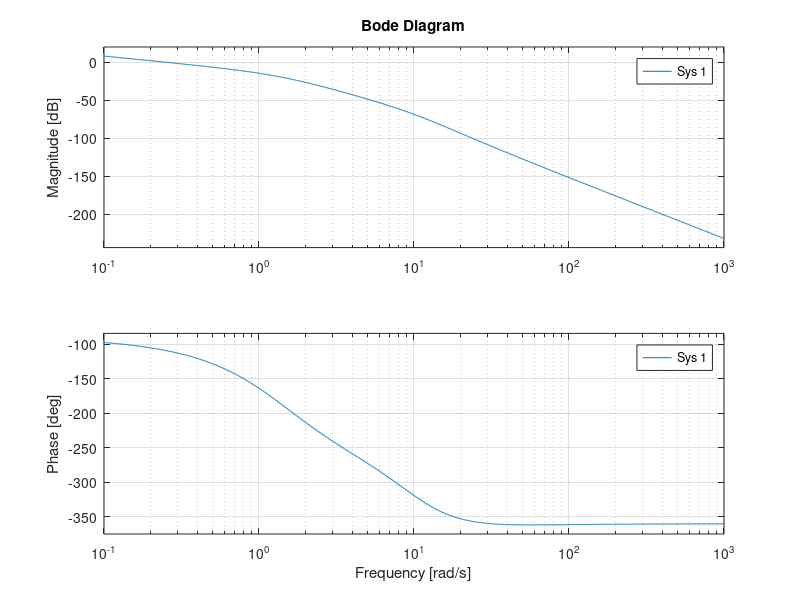
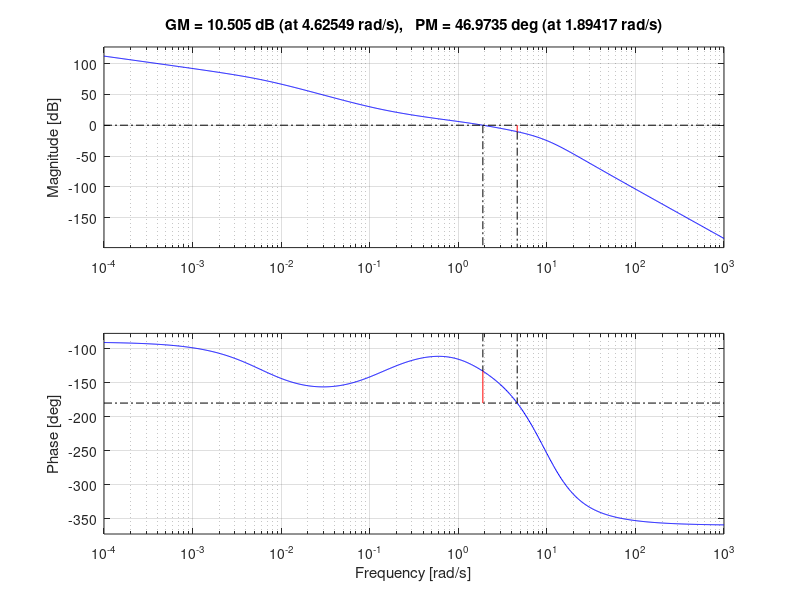
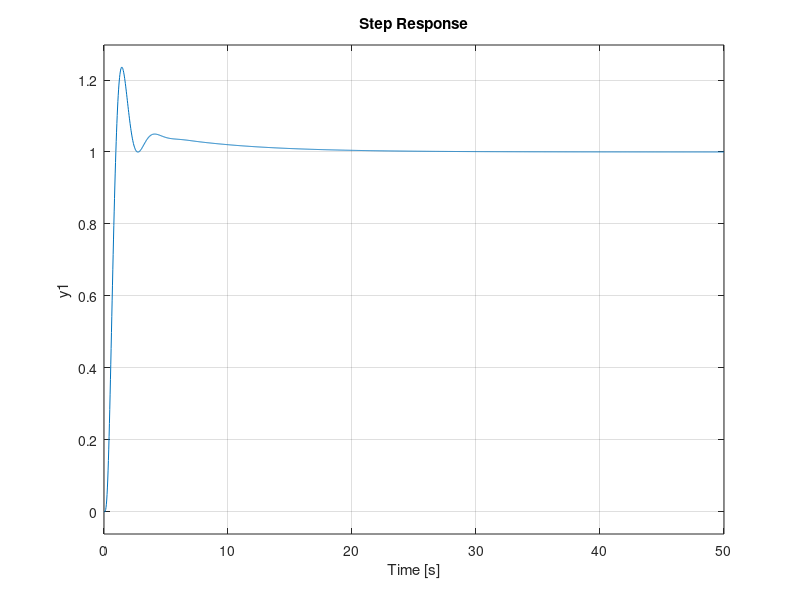
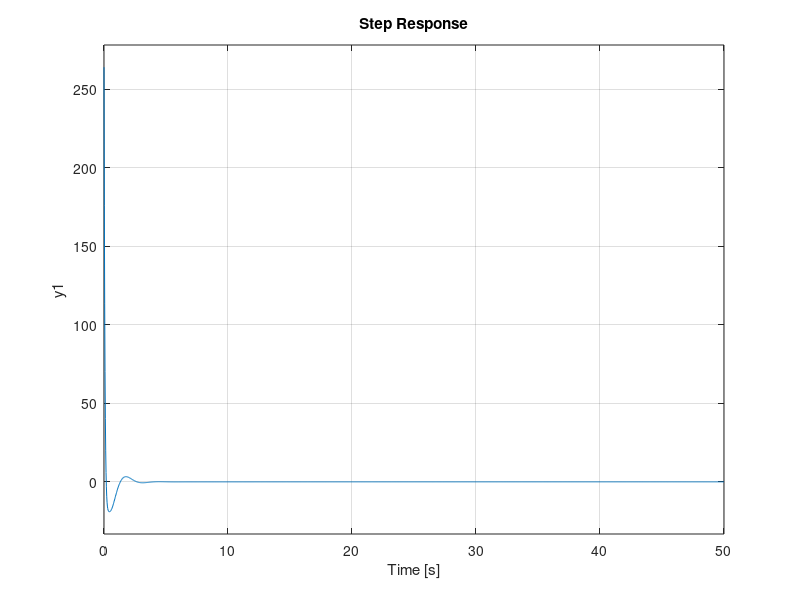

Source code (MATLAB) for these figures, in order:
clear all, close all

s = tf('s');

F = (5*(s+20))/(s*(s^2+2.5*s+2)*(s^2+15*s+100));

zero(F)
damp(F)

Kf = dcgain(s*F)
Kr = 2;

figure, bode(F/Kr), grid on

Kc = 160;

Ga1 = Kc*F/Kr;

ts = 1
wb_des = 3/ts;
wc_des = 0.63*wb_des

figure, bode(Ga1), grid on
[m_w_des, f_w_des] = bode(Ga1, wc_des)

md = 6;
xd = 1.3 ;
tau_d = xd/wc_des;

Rd = (1+tau_d*s)/(1+tau_d/md*s)

C1 = Rd*Rd;

%figure, bode(Ga1*C1), grid on
[m_w_des, f_w_des] = bode(Ga1*C1, wc_des)

mi = m_w_des;
%figure, bode((1+1/mi*s)/(1+s))

xi = 300;
tau_i = xi/wc_des

Ri = (1+tau_i/mi*s)/(1+tau_i*s)

margin(C1*Ri*Ga1)

C = Kc*C1*Ri;
Ga = C*F/Kr;

W = feedback(C*F, 1/Kr);
figure, step(W/Kr);

Wu = feedback(C,F/Kr);
figure, step(Wu);

figure, bode(W/Kr);

